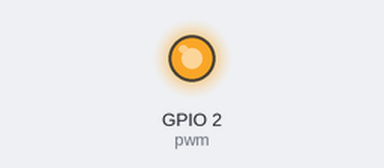
Simulated run of this program. Board: Raspberry Pi (BCM pin numbers). On the bench: output pins drawn as LEDs (lit = HIGH).

Above: at 0.05 s.
At 0.5 s:
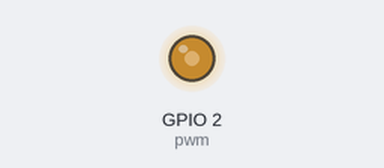
At 0.95 s:
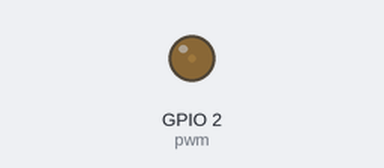
At 1.75 s:
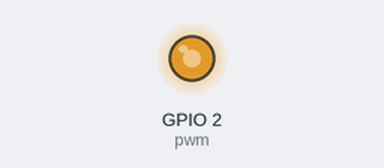
Timing chart, 0 to 4.6 s (numbered marks = the images above):
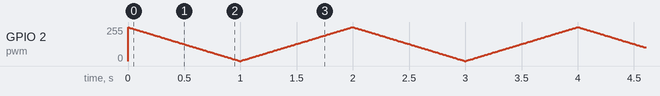

The program:

pwm_blink.py
```python
import RPi.GPIO as GPIO
from time import sleep

GPIO.setmode(GPIO.BCM)
GPIO.setwarnings(False)
GPIO.setup(2, GPIO.OUT)

pwm = GPIO.PWM(2, 1000)

dc = 100 # Initial value of Duty Cycle
pwm.start(dc) # Start PWM
direction = -1 # Initial Direction: Decreasing

try:
    while(True): #Ininite Loop except for break by user
        dc = dc + direction # Update Duty Cycle
        pwm.ChangeDutyCycle(dc) # Apply change
        if(dc <= 0 and direction == -1): # If Duty Cycle was decreasing and now reach to 0
            direction = 1
        elif(dc >= 100 and direction == 1): # If Ducy Cycle was increasing and now reach to 100
            direction = -1
        sleep(0.01)

except KeyboardInterrupt:
    pwm.stop()

GPIO.output(2, GPIO.LOW)
```
